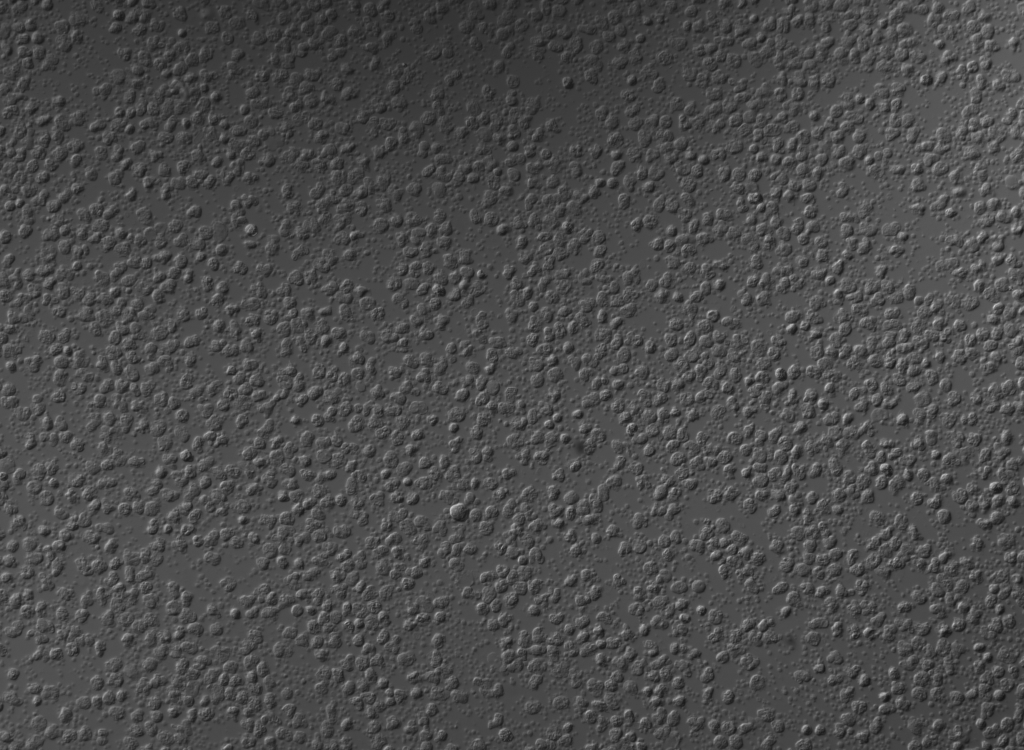
#> input picture data/1_BF.jpg, 4096 x 3000 px (shown at 1/4 size)
$ jupyter execute 010.ipynb
#> lines starting #> are read from the running program, lines starting #| are printed output that depends on the picture
# 010.图像的拼接(np.hstack)

[cell 1]
import os
import numpy as np
import matplotlib.pyplot as plt
import cv2

[cell 2]
def show(img):
    cv2.namedWindow("Img",cv2.WINDOW_NORMAL)
    cv2.resizeWindow("Img",600,450)
    cv2.imshow("Img",img)
    cv2.waitKey(0)
    cv2.destroyAllWindows()

[cell 3]
img01 = cv2.imread("./data/1_BF.jpg")
#> img01 is the input picture: shape (3000, 4096, 3); min 19, max 219, mean 74.8
img02 = cv2.imread("./data/1_DAPI.jpg")
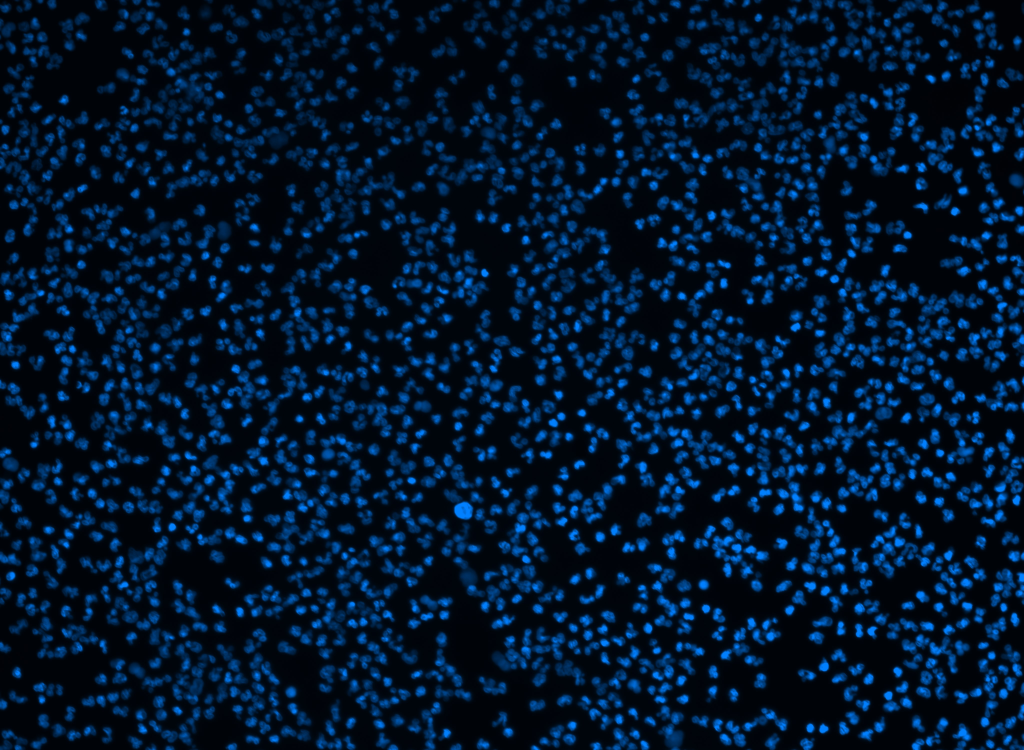
#> input picture data/1_DAPI.jpg, 4096 x 3000 px (shown at 1/4 size)
#> img02 is the input picture: shape (3000, 4096, 3); mean B, G, R 45.8, 22, 0.5

img01 = cv2.resize(img01,(400,400))
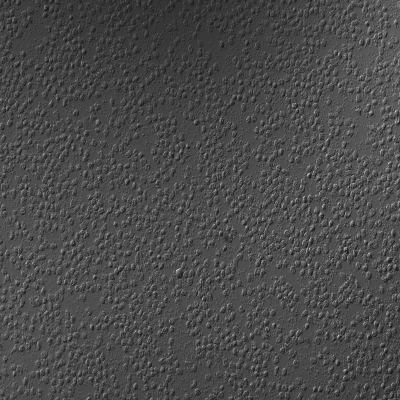
#> img01: shape (400, 400, 3); min 23, max 201, mean 74.7
img02 = cv2.resize(img02,(400,400))
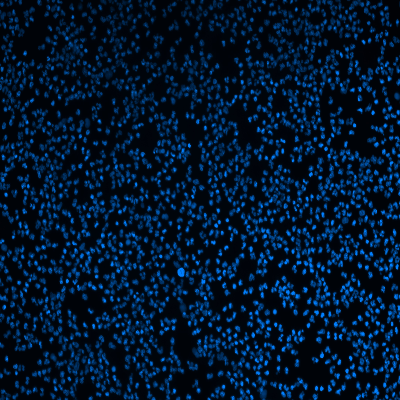
#> img02: shape (400, 400, 3); mean B, G, R 45.7, 22, 0.5

img03 = np.hstack((img01,img02))
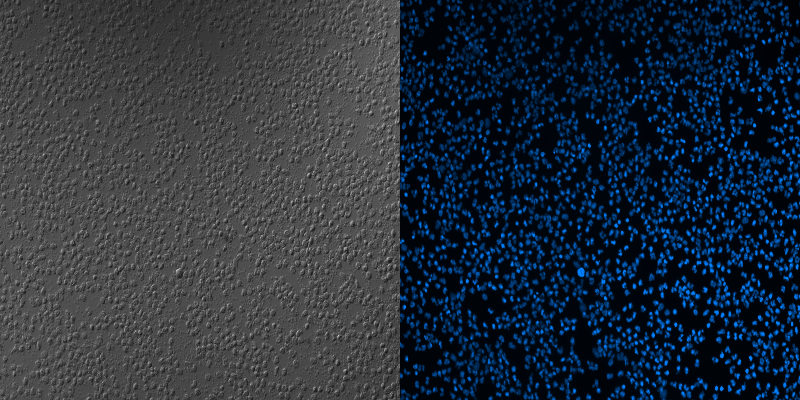
#> img03: shape (400, 800, 3); mean B, G, R 60.2, 48.3, 37.6
img04 = np.vstack((img01,img02))
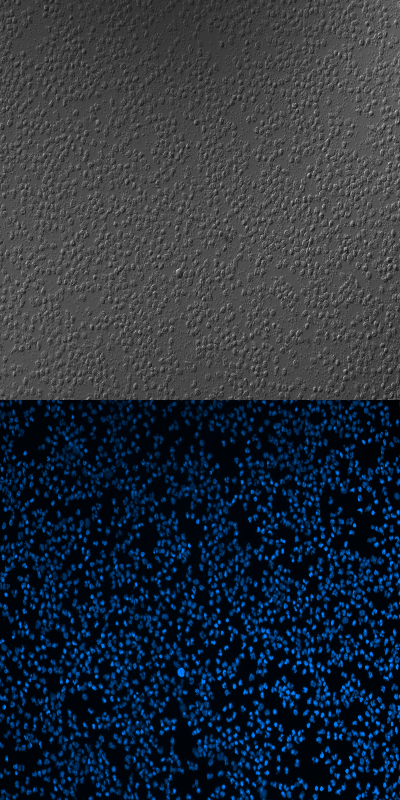
#> img04: shape (800, 400, 3); mean B, G, R 60.2, 48.3, 37.6

plt.subplot(211),plt.title("HSTACK"),plt.axis("off")
plt.imshow(img03)

plt.subplot(212),plt.title("VSTACK"),plt.axis("off")
plt.imshow(img04)

show(img04)
#> figure, not shown here; B, G, R data is drawn as R, G, B
